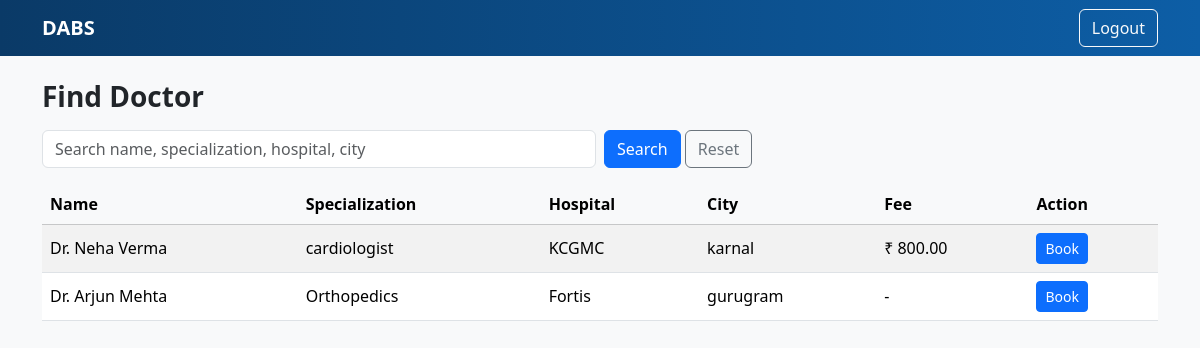
Screenshot of /dashboard/patient/find/ (signed in) with the database file from the repository.
### booking/models.py (models this page shows, shortened)
class DoctorProfile(models.Model):
    STATUS_CHOICES = [
        ('Pending', 'Pending'),
        ('Approved', 'Approved'),
        ('Active', 'Active'),
        ('Inactive', 'Inactive'),
        ('Rejected', 'Rejected'),
    ]
    user = models.ForeignKey(User, on_delete=models.CASCADE)
    registration_no = models.CharField(max_length=50)
    specialization = models.CharField(max_length=80)
    experience_years = models.PositiveIntegerField(default=0)
    hospital = models.CharField(max_length=120)
    city = models.CharField(max_length=80)
    slot_preference = models.CharField(max_length=120)
    fee = models.DecimalField(max_digits=8, decimal_places=2,
                              null=True, blank=True)
    bio = models.TextField()
    status = models.CharField(
        max_length=10,
        choices=STATUS_CHOICES,
        default='Pending',
    )
    created_at = models.DateTimeField(auto_now_add=True)
    working_days = models.CharField(max_length=100, blank=True)
    clinic_start_time = models.TimeField(null=True, blank=True)
    clinic_end_time = models.TimeField(null=True, blank=True)
    break_start_time = models.TimeField(null=True, blank=True)
    break_end_time = models.TimeField(null=True, blank=True)
    slot_minutes = models.PositiveIntegerField(null=True, blank=True)
    schedule_notes = models.TextField(blank=True)
    schedule_published = models.BooleanField(default=False)
    review_note = models.TextField(blank=True)
    reviewed_by = models.ForeignKey(
        User,
        null=True,
        blank=True,
        on_delete=models.SET_NULL,
        related_name='reviewed_doctors',
    )
    reviewed_at = models.DateTimeField(null=True, blank=True)

### booking/views.py (the view, shortened to what this page needs)
# urls.py: path('dashboard/patient/find/', views.find_doctor, name='find_doctor'),
@login_required
def find_doctor(request):
    q = request.GET.get("q", "").strip()
    doctors = DoctorProfile.objects.filter(status="Active")
    return render(
        request,
        "booking/find_doctor.html",
        {"doctors": doctors, "q": q},
    )

### booking/templates/booking/find_doctor.html (shortened to what this page needs)
<!doctype html>
<html lang="en">
<head>
  <link href="https://cdn.jsdelivr.net/npm/bootstrap@5.3.3/dist/css/bootstrap.min.css" rel="stylesheet">
</head>
<body class="bg-light">
<nav class="navbar navbar-dark" style="background:linear-gradient(90deg,#0a3a67,#0d5ea6);">
  <div class="container">
    <a class="navbar-brand fw-bold" href="/dashboard/patient/">DABS</a>
    <a class="btn btn-outline-light" href="/logout/">Logout</a>
  </div>
</nav>
<div class="container py-4">
  <h3 class="fw-bold mb-3">Find Doctor</h3>
  <form class="row g-2 mb-3" method="get">
    <div class="col-md-6">
      <input class="form-control" name="q" placeholder="Search name, specialization, hospital, city" value="{{ q }}">
    </div>
    <div class="col-md-6">
      <button class="btn btn-primary">Search</button>
      <a class="btn btn-outline-secondary" href=".">Reset</a>
    </div>
  </form>
  <div class="table-responsive">
    <table class="table table-striped align-middle">
      <thead class="table-light">
      <tr>
  <th>Name</th><th>Specialization</th><th>Hospital</th><th>City</th><th>Fee</th><th>Action</th>
      </tr>
      </thead>
      <tbody>
      {% for d in doctors %}
       <tr>
  <td>Dr. {{ d.user.first_name }} {{ d.user.last_name }}</td>
  <td>{{ d.specialization }}</td>
  <td>{{ d.hospital }}</td>
  <td>{{ d.city }}</td>
  <td>{% if d.fee %}₹ {{ d.fee }}{% else %}-{% endif %}</td>
  <td>
    <a class="btn btn-sm btn-primary" href="/dashboard/patient/book/{{ d.id }}/">Book</a>
  </td>
</tr>
      {% empty %}
        <tr><td colspan="5" class="text-muted">No doctors found.</td></tr>
      {% endfor %}
      </tbody>
    </table>
  </div>
</div>
</body>
</html>

### rows the page displays
DoctorProfile: user.first_name "Neha", user.last_name "Verma", specialization "cardiologist", hospital "KCGMC", city "karnal", fee "800.00"
DoctorProfile: user.first_name "Arjun", user.last_name "Mehta", specialization "Orthopedics", hospital "Fortis", city "gurugram"
